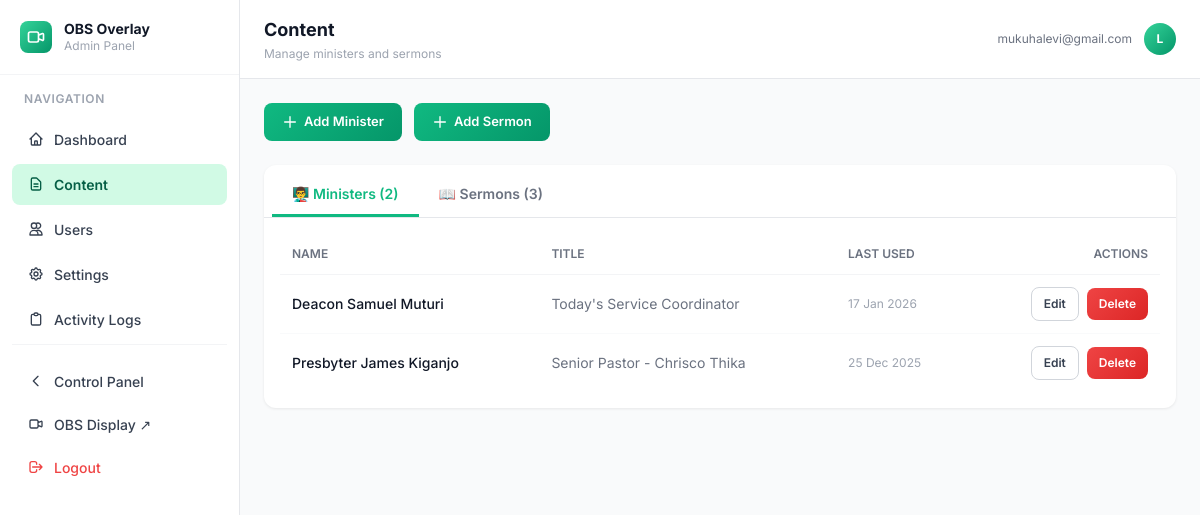
The app's page /admin/content (signed in), older data.
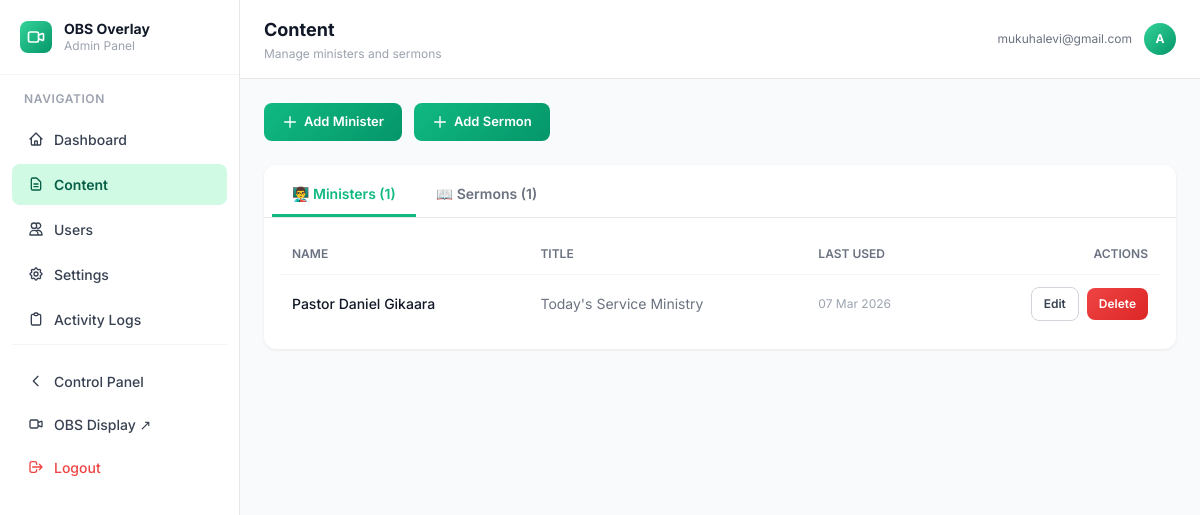
The same page, newer data.
### models.py (models this page shows)
class User(UserMixin, db.Model):
    id = db.Column(db.Integer, primary_key=True)
    email = db.Column(db.String(120), unique=True, nullable=False)
    name = db.Column(db.String(120))
    is_admin = db.Column(db.Boolean, default=False)
    created_at = db.Column(db.DateTime, default=datetime.utcnow)

class Minister(db.Model):
    id = db.Column(db.Integer, primary_key=True)
    name = db.Column(db.String(200), nullable=False)
    title = db.Column(db.String(200))
    last_used = db.Column(db.DateTime)

### blueprints/admin.py (the view)
@admin_bp.route('/content')
@login_required
@admin_required
def content():
    from models import Minister, Sermon
    ministers = Minister.query.order_by(Minister.last_used.desc().nullslast()).all()
    sermons   = Sermon.query.order_by(Sermon.date.desc()).limit(50).all()
    return render_template('admin/content.html',
                           ministers=ministers,
                           sermons=sermons)

### utils/helpers.py (called while the page is built)
def admin_required(f):
    @wraps(f)
    def decorated(*args, **kwargs):
        if not current_user.is_authenticated:
            return redirect(url_for('auth.login'))
        if not current_user.is_admin:
            log_activity('UNAUTHORIZED_ACCESS_ATTEMPT',
                         f'Attempted admin access: {request.path}')
            return jsonify({'error': 'Admin access required'}), 403
        return f(*args, **kwargs)
    return decorated

### templates/admin/content.html (shortened to what this page needs)
{% extends 'admin/base_admin.html' %}
{% block page_title %}Content{% endblock %}
{% block page_subtitle %}Manage ministers and sermons{% endblock %}
{% block admin_content %}
<div class="flex gap-3 mb-6">
    <button onclick="openModal('minister-modal')" class="btn btn-primary">
        <svg class="w-4 h-4" fill="none" stroke="currentColor" viewBox="0 0 24 24"><path stroke-linecap="round" stroke-linejoin="round" stroke-width="2" d="M12 4v16m8-8H4"/></svg>
        Add Minister
    </button>
    <button onclick="openModal('sermon-modal')" class="btn btn-primary">
        <svg class="w-4 h-4" fill="none" stroke="currentColor" viewBox="0 0 24 24"><path stroke-linecap="round" stroke-linejoin="round" stroke-width="2" d="M12 4v16m8-8H4"/></svg>
        Add Sermon
    </button>
</div>
<div class="card">
    <div class="flex border-b border-gray-200 px-2 pt-2">
        <button class="tab active" onclick="switchTab('ministers', this)">👨‍🏫 Ministers ({{ ministers|length }})</button>
        <button class="tab" onclick="switchTab('sermons', this)">📖 Sermons ({{ sermons|length }})</button>
    </div>
    <div id="panel-ministers" class="tab-panel active p-4">
        {% if ministers %}
        <div class="overflow-x-auto">
            <table class="w-full text-sm">
                <thead>
                    <tr class="border-b border-gray-100">
                        <th class="text-left py-3 px-3 text-xs font-semibold text-gray-500 uppercase">Name</th>
                        <th class="text-left py-3 px-3 text-xs font-semibold text-gray-500 uppercase">Title</th>
                        <th class="text-left py-3 px-3 text-xs font-semibold text-gray-500 uppercase">Last Used</th>
                        <th class="text-right py-3 px-3 text-xs font-semibold text-gray-500 uppercase">Actions</th>
                    </tr>
                </thead>
                <tbody class="divide-y divide-gray-50">
                    {% for m in ministers %}
                    <tr id="minister-row-{{ m.id }}" class="hover:bg-gray-50 transition">
                        <td class="py-3 px-3 font-medium text-gray-900">{{ m.name }}</td>
                        <td class="py-3 px-3 text-gray-500">{{ m.title or '—' }}</td>
                        <td class="py-3 px-3 text-gray-400 text-xs">{{ m.last_used.strftime('%d %b %Y') if m.last_used else 'Never' }}</td>
                        <td class="py-3 px-3 text-right">
                            <button onclick="editMinister({{ m.id }}, {{ m.name|tojson }}, {{ (m.title or '')|tojson }})"
                                    class="btn btn-ghost btn-sm mr-1">Edit</button>
                            <button onclick="deleteMinister({{ m.id }})"
                                    class="btn btn-danger btn-sm">Delete</button>
                        </td>
                    </tr>
                    {% endfor %}
                </tbody>
            </table>
        </div>
        {% else %}
        <p class="text-center text-gray-400 py-10">No ministers yet. Add one above.</p>
        {% endif %}
    </div>
</div>
{% endblock %}

### templates/admin/base_admin.html (shortened to what the changed rows need)
{% extends 'base.html' %}
{% block body %}
<div class="flex h-screen overflow-hidden bg-gray-50">
    <div class="flex-1 flex flex-col overflow-hidden">
        <header class="bg-white border-b border-gray-200 px-6 py-4 flex items-center gap-4 flex-shrink-0">
            <div class="flex-1">
                <h1 class="text-lg font-bold text-gray-900">{% block page_title %}Admin{% endblock %}</h1>
            </div>
            <div class="flex items-center gap-3">
                <span class="text-xs text-gray-500 hidden md:block">{{ current_user.email }}</span>
                <div class="w-8 h-8 bg-gradient-to-br from-emerald-400 to-emerald-600 rounded-full flex items-center justify-center">
                    <span class="text-white font-bold text-xs">
                        {{ current_user.name[0] if current_user.name else current_user.email[0] }}
                    </span>
                </div>
            </div>
        </header>
        <main class="flex-1 overflow-y-auto p-6">
            {% block admin_content %}{% endblock %}
        </main>
    </div>
</div>
{% endblock %}

Row changes from the older to the newer data that the page shows:
removed Minister: name "Presbyter James Kiganjo", title "Senior Pastor - Chrisco Thika", last_used "25 Dec 2025"
changed User "mukuhalevi@gmail.com": name "L" → "A"
changed Minister: name "Deacon Samuel Muturi" → "Pastor Daniel Gikaara"; title "Today's Service Coordinator" → "Today's Service Ministry"; last_used "17 Jan 2026" → "07 Mar 2026"
Text that changed along with them:
{{ ministers|length }}: "2" → "1"
{{ sermons|length }}: "3" → "1"
